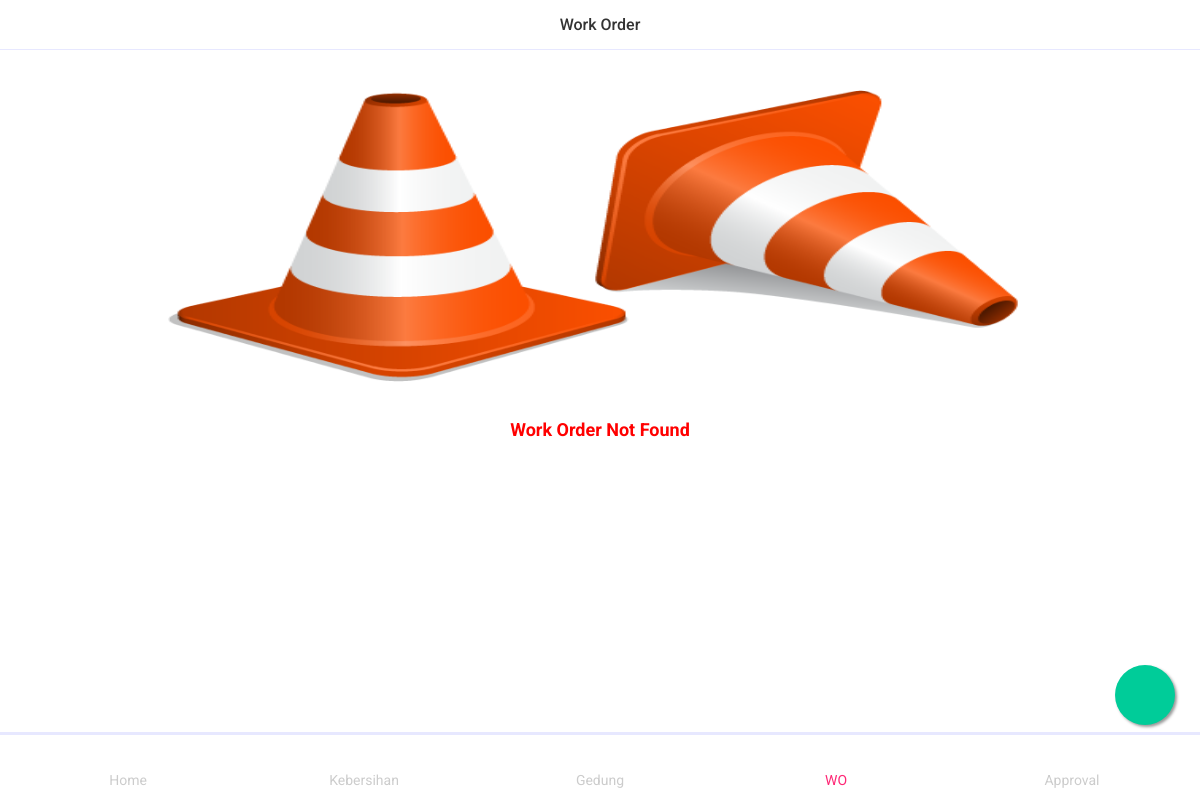
The app's page /workorder/ (signed in), older data.
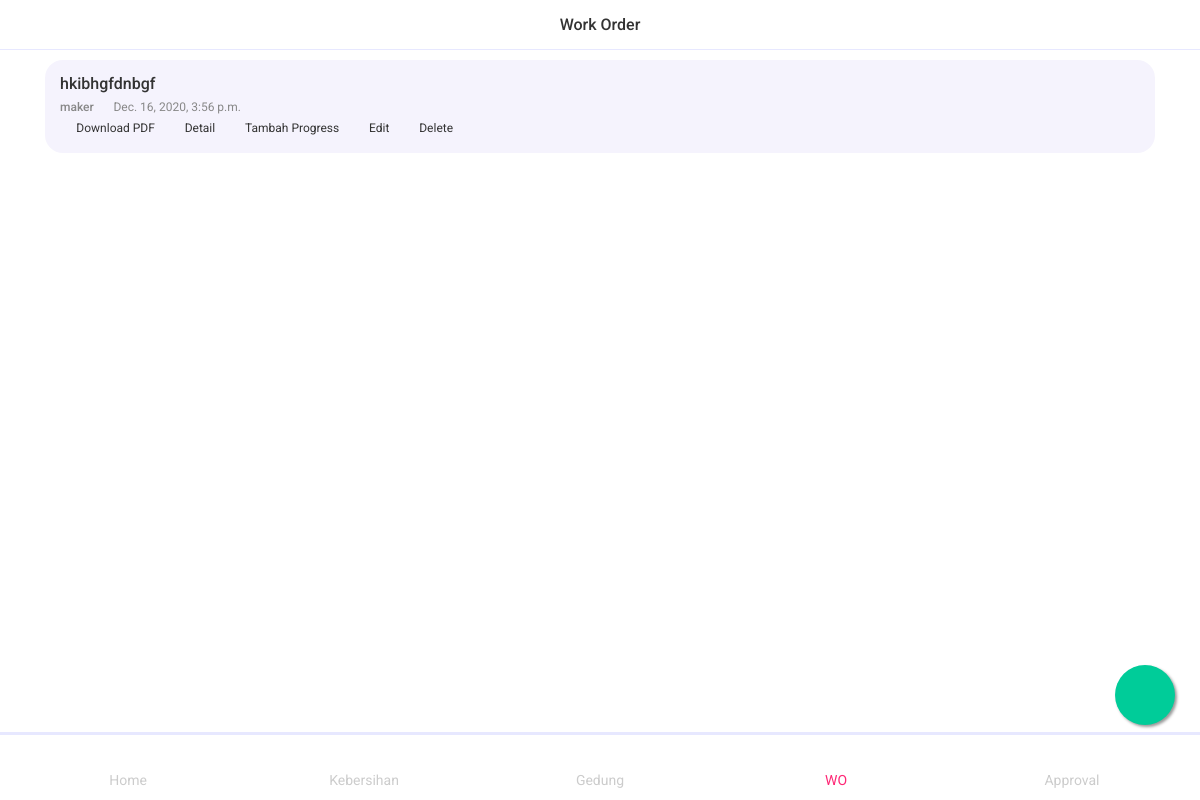
The same page, newer data.
### workorder/models.py (models this page shows, shortened)
class wo_description(models.Model):
    area_choice = (
        ('Lt.UG', 'Lt.UG'),
        ('Lt.1', 'Lt.1'),
        ('Lt.2', 'Lt.2'),
        ('Lt.3', 'Lt.3'),
        ('Lt.4', 'Lt.4'),
        ('Lt.5', 'Lt.5'),
        ('Lt.6', 'Lt.6'),
        ('Lt.7', 'Lt.7'),
        ('Lt.8', 'Lt.8'),
        ('Lt.9', 'Lt.9'),
    )
    category_service = (
        ('Mechanical', 'Mechanical'),
        ('Electrical', 'Electrical'),
        ('Security', 'Security'),
        ('Cleaning', 'Cleaning'),
        ('Sivil/Architectur', 'Sivil/Architectur'),
        ('Electronics', 'Electronics'),
        ('Others', 'Others'),
    )
    last_update = models.DateTimeField(
        _("Last Update"), name="lastUpdate", auto_now=True, auto_now_add=False)
    create_at = models.DateTimeField(
        _("Create At"), name="createAt", auto_now=False, auto_now_add=True)
    is_delete = models.BooleanField(
        _("Is Delete"), name="isDelete", null=True, blank=True, default=False)
    woUser = models.ForeignKey(User, verbose_name=_("WO User"), name="woUser", on_delete=models.PROTECT,
                               null=True, blank=True, limit_choices_to={'groups__name': 'maker'})
    division = models.CharField(
        _("Division"), max_length=10, null=True, blank=True, default="OSP")
    area = MultiSelectField(
        _("Area"), name='area', choices=area_choice, null=True, blank=True)
    categoryService = MultiSelectField(_("Category Service"), name='categoryService',
                                       choices=category_service, null=True, blank=True)
    csOthers=models.CharField(_("Category Service Others"), name='csOthers',max_length=20, null=True, blank=True, default='')
    description = models.TextField(
        _("Description"), null=True, blank=True, max_length=1000, name="description")
    descriptionDay = models.ForeignKey(wo_day, verbose_name=_(
        "Description Day"), related_name="descriptionDay", on_delete=models.PROTECT, null=True, blank=True)
    class Meta:
        verbose_name = _("description")
        verbose_name_plural = _("descriptions")

### user/models.py (models this page shows, shortened)
class User(AbstractUser):
    username = models.CharField(
        max_length=50, unique=True)
    email = models.EmailField(_('email address'))
    phone = models.IntegerField(
        _('phone number'), unique=True, blank=True, null=True)
    objects = UserManager()
    qr_code = models.ImageField(
        upload_to='qr_code', blank=True, null=True, unique=True)

### workorder/views.py (the view)
# urls.py: path('', wo_home, name='wo_home'),
@login_required(login_url='user_login')
def wo_home(request):
    days = wo_day.objects.filter(isDelete=False)
    descriptions = wo_description.objects.filter(isDelete=False)
    context = {
        'dayCount': days.count(),
        'days': days,
        'descriptions': descriptions,
        'title': 'Work Order',
    }
    return render(request, 'workorder/wo_home.html', context)

### templates/workorder/wo_home.html (shortened to what this page needs)
{% extends "base.html" %}{% load static %}
{% block navbar %}
<div class="title">{{title}}</div>
{% endblock navbar %}
{% block page_wrapper %}
<div class="container">
    {% if dayCount == 0 %}
    <div class="separator-large"></div>
    <div class="maintenance">
        <div class="container">
            <img src="{% static 'images/maintenance.png' %}" height="300" width="300" alt="">
            <h5 class="mb-5" style="color: red;"><strong>Work Order Not Found</strong></h5>
        </div>
    </div>
    {% else %}
    {% for day in days %}
    {% for description in descriptions %}
    {% if description.descriptionDay.id == day.id %}
    <div class="card bg-lightblue card-forum">
        <div class="card-body">
            <div class="card-avatar-image">
                <div class="text">
                    <h6 class="card-title">{{description.description}}</h6>
                    <span class="title-name">{{description.woUser}}</span>
                    <span class="date"><i class="icon ion-ios-square"></i>{{description.createAt}}</span>
                </div>
            </div>
            <div class="forum-action">
                <ul>
                    <li><a href="{% url 'wo_work_download_pdf' day.id %}"><i class="icon ion-ios-download"></i>Download PDF</a></li>
                    <li><a href="#"><i class="icon ion-ios-list"></i>Detail</a></li>
                    <li><a href="{% url 'wo_progress_add' day.id %}"><i class="icon ion-ios-add-circle-outline"></i>Tambah Progress</a></li>
                    <li><a href="{% url 'wo_work_edit' day.id %}"><i class="icon ion-ios-arrow-dropup"></i>Edit</a></li>
                    <li><a href="{% url 'wo_work_delete' day.id %}"><i class="icon ion-ios-trash"></i>Delete</a></li>
                </ul>
            </div>
        </div>
    </div>
    <div class="separator-medium"></div>
    {% endif %}
    {% endfor %}
    {% endfor %}
    {% endif %}
</div>
<div class="button-default">
    <a href="{% url 'wo_work_add' %}" class="float"><i class="icon ion-ios-add my-float"></i></a>
</div>
{% endblock page_wrapper %}
{% block toolbar_bottom %}
<ul class="toolbar-bottom toolbar-wrap">
    <li class="toolbar-item">
        <a href="{% url 'user_home' %}" class="toolbar-link">
            <i class=" icon ion-ios-home"></i>
            <p>Home</p>
        </a>
    </li>
    <li class="toolbar-item">
        <a href="{% url 'cln_home' %}" class="toolbar-link">
            <i class="icon ion-ios-brush"></i>
            <p>Kebersihan</p>
        </a>
    </li>
    <li class="toolbar-item">
        <a href="{% url 'mendc_home' %}" class="toolbar-link">
            <i class="icon ion-ios-build"></i>
            <p>Gedung</p>
        </a>
    </li>
    <li class="toolbar-item">
        <a href="{% url 'wo_home' %}" class="toolbar-link toolbar-link-active">
            <i class="icon ion-ios-stopwatch"></i>
            <p>WO</p>
        </a>
    </li>
    <li class="toolbar-item">
        <a href="{% url 'user_profile_notification' user.username %}" class="toolbar-link">
            <i class="icon ion-ios-warning"></i>
            <p>Approval</p>
        </a>
    </li>
</ul>
{% endblock toolbar_bottom %}

Row changes from the older to the newer data that the page shows:
added wo_description: description "hkibhgfdnbgf", woUser "maker", createAt "Dec. 16, 2020, 3:56 p.m."
Text that changed along with them:
text no longer shown: "Work Order Not Found"
